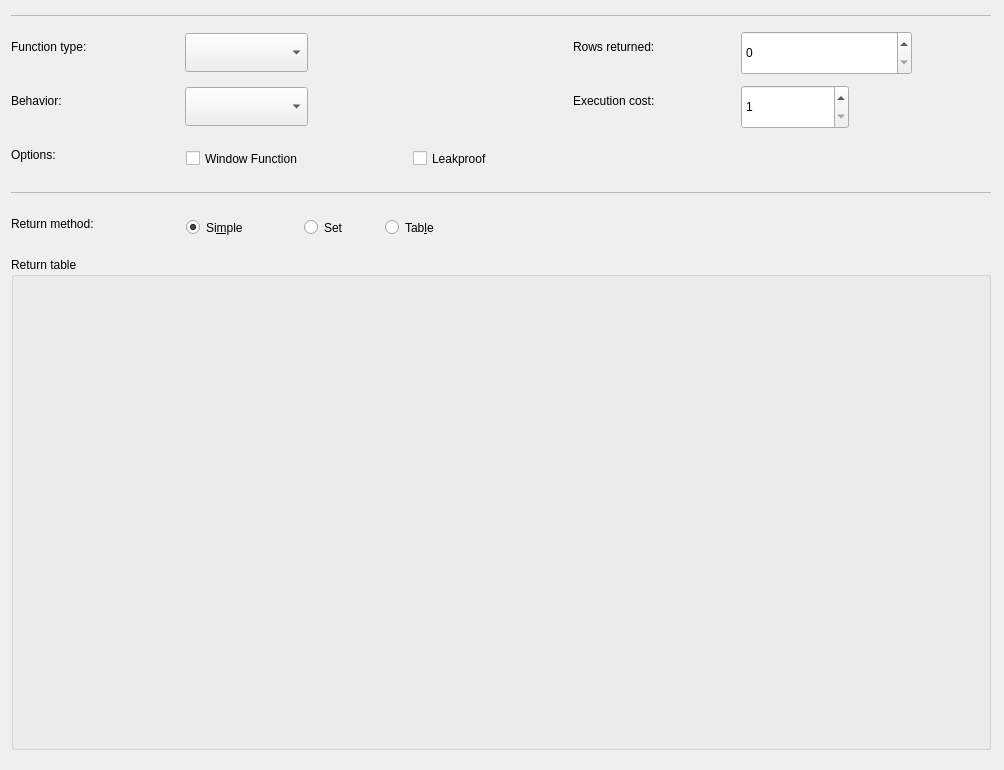
<?xml version="1.0" encoding="UTF-8"?>
<ui version="4.0">
 <class>FunctionWidget</class>
 <widget class="QWidget" name="FunctionWidget">
  <property name="geometry">
   <rect>
    <x>0</x>
    <y>0</y>
    <width>1004</width>
    <height>770</height>
   </rect>
  </property>
  <property name="sizePolicy">
   <sizepolicy hsizetype="Preferred" vsizetype="Expanding">
    <horstretch>0</horstretch>
    <verstretch>0</verstretch>
   </sizepolicy>
  </property>
  <property name="minimumSize">
   <size>
    <width>465</width>
    <height>216</height>
   </size>
  </property>
  <widget class="QSpinBox" name="exec_cost_spb">
   <property name="geometry">
    <rect>
     <x>741</x>
     <y>85</y>
     <width>108</width>
     <height>44</height>
    </rect>
   </property>
   <property name="sizePolicy">
    <sizepolicy hsizetype="Expanding" vsizetype="Fixed">
     <horstretch>0</horstretch>
     <verstretch>0</verstretch>
    </sizepolicy>
   </property>
   <property name="minimum">
    <number>1</number>
   </property>
   <property name="maximum">
    <number>10000</number>
   </property>
  </widget>
  <widget class="QLabel" name="func_type_lbl">
   <property name="geometry">
    <rect>
     <x>11</x>
     <y>31</y>
     <width>147</width>
     <height>31</height>
    </rect>
   </property>
   <property name="sizePolicy">
    <sizepolicy hsizetype="Preferred" vsizetype="Preferred">
     <horstretch>0</horstretch>
     <verstretch>0</verstretch>
    </sizepolicy>
   </property>
   <property name="maximumSize">
    <size>
     <width>16777215</width>
     <height>16777215</height>
    </size>
   </property>
   <property name="text">
    <string>Function type:</string>
   </property>
  </widget>
  <widget class="QComboBox" name="func_type_cmb">
   <property name="geometry">
    <rect>
     <x>185</x>
     <y>33</y>
     <width>123</width>
     <height>39</height>
    </rect>
   </property>
   <property name="sizePolicy">
    <sizepolicy hsizetype="Expanding" vsizetype="Fixed">
     <horstretch>0</horstretch>
     <verstretch>0</verstretch>
    </sizepolicy>
   </property>
  </widget>
  <widget class="QSpinBox" name="rows_ret_spb">
   <property name="geometry">
    <rect>
     <x>741</x>
     <y>31</y>
     <width>171</width>
     <height>44</height>
    </rect>
   </property>
   <property name="sizePolicy">
    <sizepolicy hsizetype="Expanding" vsizetype="Fixed">
     <horstretch>0</horstretch>
     <verstretch>0</verstretch>
    </sizepolicy>
   </property>
   <property name="maximum">
    <number>1000000000</number>
   </property>
  </widget>
  <widget class="QLabel" name="exec_cost_lbl">
   <property name="geometry">
    <rect>
     <x>568</x>
     <y>85</y>
     <width>160</width>
     <height>31</height>
    </rect>
   </property>
   <property name="sizePolicy">
    <sizepolicy hsizetype="Preferred" vsizetype="Preferred">
     <horstretch>0</horstretch>
     <verstretch>0</verstretch>
    </sizepolicy>
   </property>
   <property name="minimumSize">
    <size>
     <width>0</width>
     <height>0</height>
    </size>
   </property>
   <property name="maximumSize">
    <size>
     <width>16777215</width>
     <height>16777215</height>
    </size>
   </property>
   <property name="text">
    <string>Execution cost:</string>
   </property>
   <property name="indent">
    <number>5</number>
   </property>
  </widget>
  <widget class="QLabel" name="behavior_lbl">
   <property name="geometry">
    <rect>
     <x>11</x>
     <y>85</y>
     <width>98</width>
     <height>31</height>
    </rect>
   </property>
   <property name="sizePolicy">
    <sizepolicy hsizetype="Preferred" vsizetype="Preferred">
     <horstretch>0</horstretch>
     <verstretch>0</verstretch>
    </sizepolicy>
   </property>
   <property name="maximumSize">
    <size>
     <width>16777215</width>
     <height>16777215</height>
    </size>
   </property>
   <property name="text">
    <string>Behavior:</string>
   </property>
  </widget>
  <widget class="QLabel" name="return_rows_lbl">
   <property name="geometry">
    <rect>
     <x>568</x>
     <y>31</y>
     <width>163</width>
     <height>31</height>
    </rect>
   </property>
   <property name="maximumSize">
    <size>
     <width>16777215</width>
     <height>16777215</height>
    </size>
   </property>
   <property name="text">
    <string>Rows returned:</string>
   </property>
   <property name="indent">
    <number>5</number>
   </property>
  </widget>
  <widget class="QComboBox" name="behavior_cmb">
   <property name="geometry">
    <rect>
     <x>185</x>
     <y>87</y>
     <width>123</width>
     <height>39</height>
    </rect>
   </property>
   <property name="sizePolicy">
    <sizepolicy hsizetype="Expanding" vsizetype="Fixed">
     <horstretch>0</horstretch>
     <verstretch>0</verstretch>
    </sizepolicy>
   </property>
  </widget>
  <widget class="QCheckBox" name="window_func_chk">
   <property name="geometry">
    <rect>
     <x>186</x>
     <y>140</y>
     <width>217</width>
     <height>37</height>
    </rect>
   </property>
   <property name="sizePolicy">
    <sizepolicy hsizetype="Fixed" vsizetype="Fixed">
     <horstretch>0</horstretch>
     <verstretch>0</verstretch>
    </sizepolicy>
   </property>
   <property name="text">
    <string>Window Function</string>
   </property>
  </widget>
  <widget class="QCheckBox" name="leakproof_chk">
   <property name="geometry">
    <rect>
     <x>413</x>
     <y>140</y>
     <width>144</width>
     <height>37</height>
    </rect>
   </property>
   <property name="text">
    <string>Leakproof</string>
   </property>
  </widget>
  <widget class="QLabel" name="options_lbl">
   <property name="geometry">
    <rect>
     <x>11</x>
     <y>139</y>
     <width>88</width>
     <height>31</height>
    </rect>
   </property>
   <property name="sizePolicy">
    <sizepolicy hsizetype="Preferred" vsizetype="Preferred">
     <horstretch>0</horstretch>
     <verstretch>0</verstretch>
    </sizepolicy>
   </property>
   <property name="maximumSize">
    <size>
     <width>16777215</width>
     <height>16777215</height>
    </size>
   </property>
   <property name="text">
    <string>Options:</string>
   </property>
  </widget>
  <widget class="QFrame" name="hline_frm">
   <property name="geometry">
    <rect>
     <x>11</x>
     <y>15</y>
     <width>980</width>
     <height>1</height>
    </rect>
   </property>
   <property name="sizePolicy">
    <sizepolicy hsizetype="Preferred" vsizetype="Fixed">
     <horstretch>0</horstretch>
     <verstretch>0</verstretch>
    </sizepolicy>
   </property>
   <property name="minimumSize">
    <size>
     <width>0</width>
     <height>1</height>
    </size>
   </property>
   <property name="maximumSize">
    <size>
     <width>16777215</width>
     <height>1</height>
    </size>
   </property>
   <property name="frameShape">
    <enum>QFrame::StyledPanel</enum>
   </property>
   <property name="frameShadow">
    <enum>QFrame::Sunken</enum>
   </property>
  </widget>
  <widget class="QFrame" name="hline1_frm">
   <property name="geometry">
    <rect>
     <x>11</x>
     <y>192</y>
     <width>980</width>
     <height>1</height>
    </rect>
   </property>
   <property name="sizePolicy">
    <sizepolicy hsizetype="Preferred" vsizetype="Fixed">
     <horstretch>0</horstretch>
     <verstretch>0</verstretch>
    </sizepolicy>
   </property>
   <property name="minimumSize">
    <size>
     <width>0</width>
     <height>1</height>
    </size>
   </property>
   <property name="maximumSize">
    <size>
     <width>16777215</width>
     <height>1</height>
    </size>
   </property>
   <property name="frameShape">
    <enum>QFrame::StyledPanel</enum>
   </property>
   <property name="frameShadow">
    <enum>QFrame::Sunken</enum>
   </property>
  </widget>
  <widget class="QLabel" name="ret_method_lbl">
   <property name="geometry">
    <rect>
     <x>11</x>
     <y>208</y>
     <width>164</width>
     <height>31</height>
    </rect>
   </property>
   <property name="sizePolicy">
    <sizepolicy hsizetype="Preferred" vsizetype="Preferred">
     <horstretch>0</horstretch>
     <verstretch>0</verstretch>
    </sizepolicy>
   </property>
   <property name="maximumSize">
    <size>
     <width>16777215</width>
     <height>16777215</height>
    </size>
   </property>
   <property name="text">
    <string>Return method:</string>
   </property>
  </widget>
  <widget class="QGroupBox" name="ret_table_gb">
   <property name="geometry">
    <rect>
     <x>11</x>
     <y>257</y>
     <width>980</width>
     <height>493</height>
    </rect>
   </property>
   <property name="sizePolicy">
    <sizepolicy hsizetype="Preferred" vsizetype="Expanding">
     <horstretch>0</horstretch>
     <verstretch>0</verstretch>
    </sizepolicy>
   </property>
   <property name="title">
    <string>Return table</string>
   </property>
  </widget>
  <widget class="QRadioButton" name="simple_rb">
   <property name="geometry">
    <rect>
     <x>186</x>
     <y>209</y>
     <width>108</width>
     <height>37</height>
    </rect>
   </property>
   <property name="sizePolicy">
    <sizepolicy hsizetype="Preferred" vsizetype="Fixed">
     <horstretch>0</horstretch>
     <verstretch>0</verstretch>
    </sizepolicy>
   </property>
   <property name="text">
    <string>Si&amp;mple</string>
   </property>
   <property name="checked">
    <bool>true</bool>
   </property>
   <property name="autoExclusive">
    <bool>true</bool>
   </property>
  </widget>
  <widget class="QRadioButton" name="set_rb">
   <property name="geometry">
    <rect>
     <x>304</x>
     <y>209</y>
     <width>71</width>
     <height>37</height>
    </rect>
   </property>
   <property name="sizePolicy">
    <sizepolicy hsizetype="Preferred" vsizetype="Fixed">
     <horstretch>0</horstretch>
     <verstretch>0</verstretch>
    </sizepolicy>
   </property>
   <property name="text">
    <string>Set</string>
   </property>
   <property name="autoExclusive">
    <bool>true</bool>
   </property>
  </widget>
  <widget class="QRadioButton" name="table_rb">
   <property name="geometry">
    <rect>
     <x>385</x>
     <y>209</y>
     <width>93</width>
     <height>37</height>
    </rect>
   </property>
   <property name="sizePolicy">
    <sizepolicy hsizetype="Expanding" vsizetype="Fixed">
     <horstretch>0</horstretch>
     <verstretch>0</verstretch>
    </sizepolicy>
   </property>
   <property name="text">
    <string>Tab&amp;le</string>
   </property>
   <property name="autoExclusive">
    <bool>true</bool>
   </property>
  </widget>
 </widget>
 <tabstops>
  <tabstop>simple_rb</tabstop>
  <tabstop>set_rb</tabstop>
  <tabstop>table_rb</tabstop>
 </tabstops>
 <resources/>
 <connections/>
</ui>
